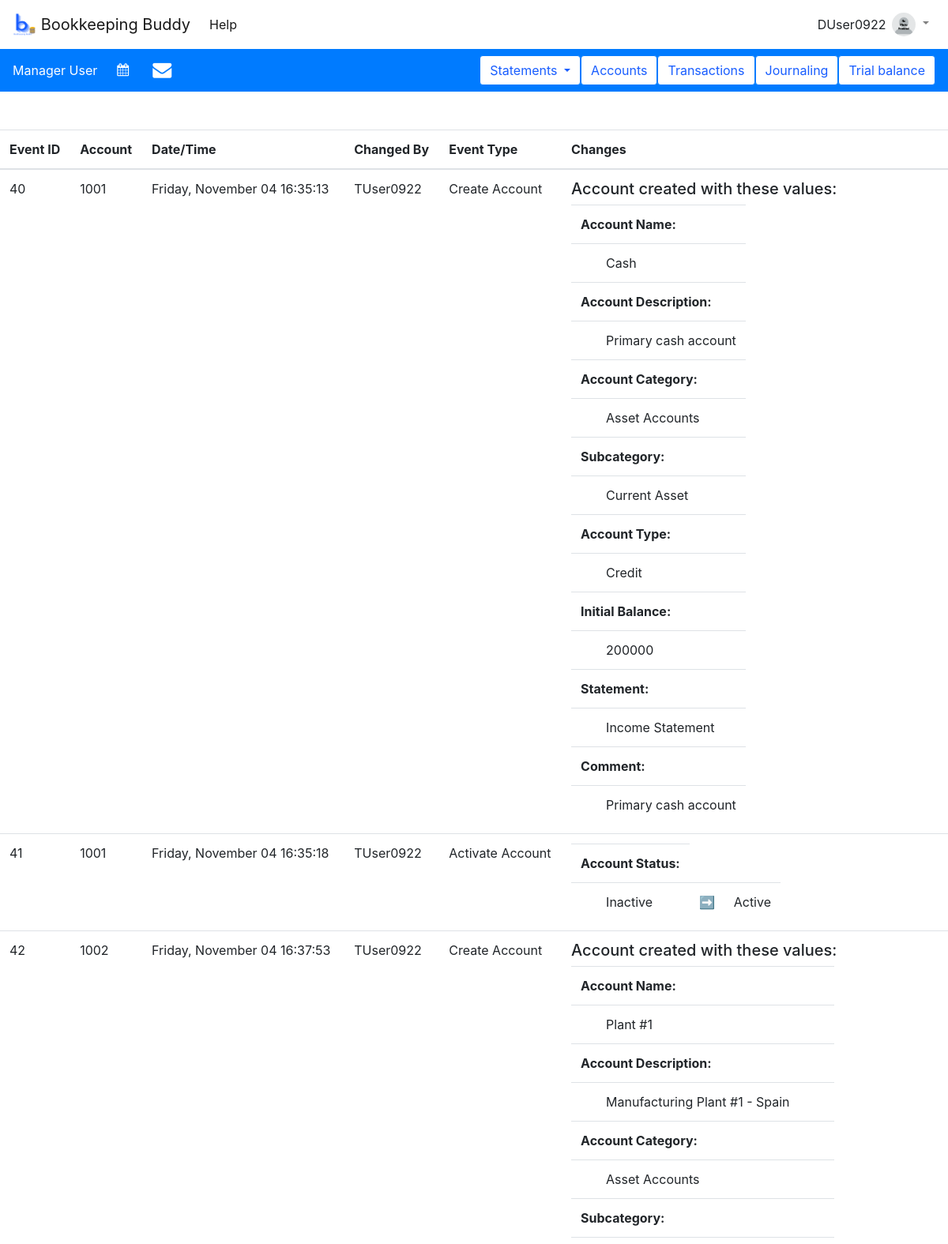
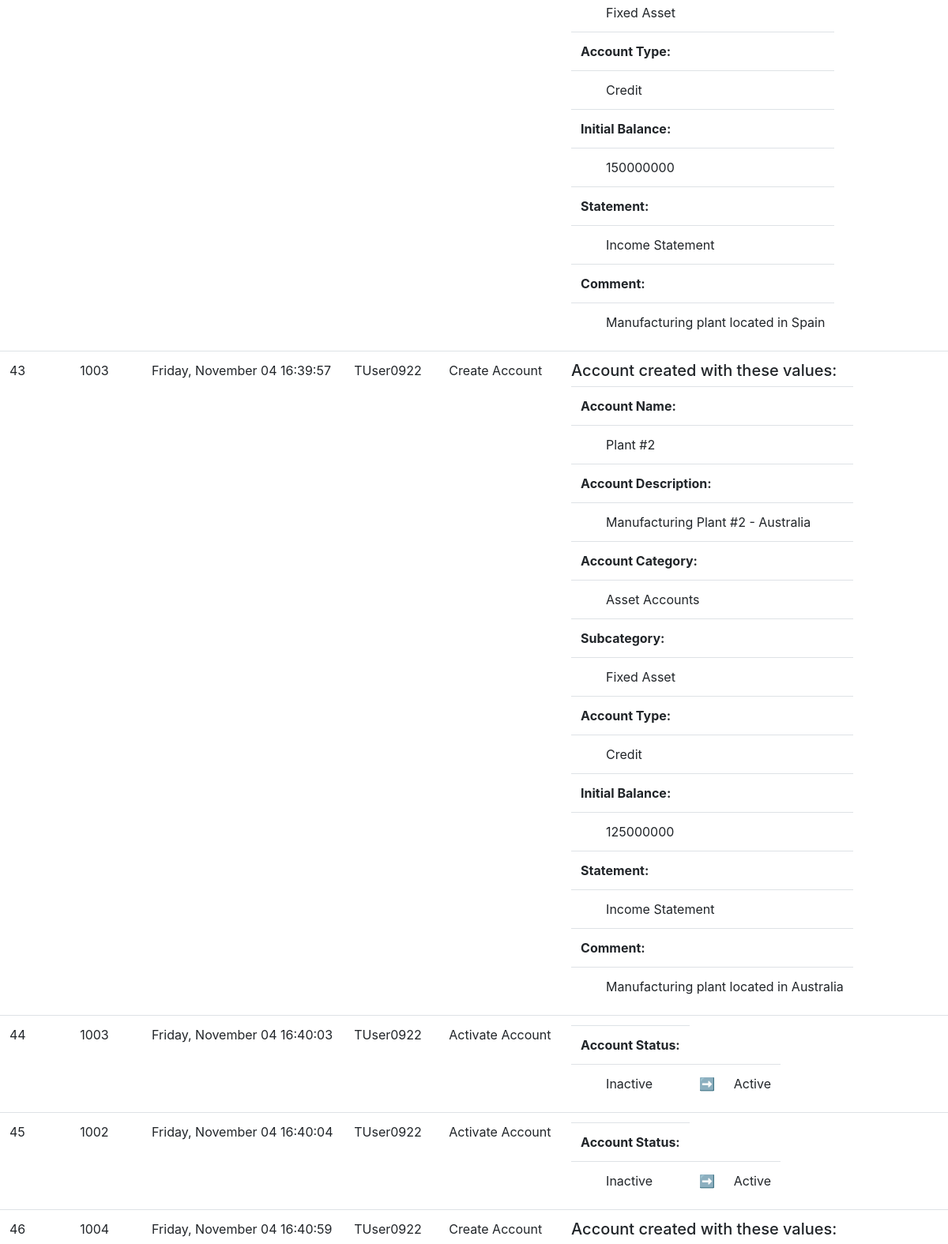
The app's page /fin_accts/view_logs (signed in, upper part) with its own data (2 pictures, top to bottom).
### tables this page shows
CREATE TABLE users (
  username TEXT PRIMARY KEY UNIQUE,
  email_address TEXT NOT NULL,
  first_name TEXT NOT NULL,
  last_name TEXT NOT NULL,
  active INTEGER NOT NULL,
  role INTEGER NOT NULL,
  picture BLOB,
  password TEXT NOT NULL,
  address TEXT NOT NULL,
  DOB TEXT NOT NULL,
  old_passwords TEXT NOT NULL,
  password_refresh_date TEXT NOT NULL,
  incorrect_login_attempts INTEGER NOT NULL,
  suspend_start_date TEXT,
  suspend_end_date TEXT,
  creation_date TEXT NOT NULL,
  first_pet TEXT NOT NULL,
  city_born TEXT NOT NULL,
  year_graduated_hs INTEGER NOT NULL
);

CREATE TABLE events (
    /* Unique identifier for each event logged */
    event_id INTEGER PRIMARY KEY AUTOINCREMENT UNIQUE,
    /* Account associated with the change */
    account INTEGER NOT NULL REFERENCES accounts(acct_num),
    /* User who made the change */
    user_id TEXT NOT NULL REFERENCES users(username),
    /* date and time when the change was committed */
    timestamp TEXT NOT NULL,
    /* JSON object of all account values before change */
    before_values TEXT,
    /* JSON object of all account values after change */
    after_values TEXT NOT NULL,
    /* Type of edit to the table (New account, deactivate, edit, etc.) */
    edit_type INTEGER NOT NULL
);

CREATE TABLE acct_categories (
    /* name of this category */
    name TEXT NOT NULL,
    /* unique identifier for this category */
    number INTEGER PRIMARY KEY UNIQUE
);

CREATE TABLE subcategories (
    /* Unique ID for this subcategory */
    id_num INTEGER PRIMARY KEY AUTOINCREMENT UNIQUE,
    /* Which category does this subcategory belong to? */
    category INTEGER REFERENCES acct_categories(number),
    /* Name of this subcategory */
    name TEXT NOT NULL
);

CREATE TABLE statements(
    /* unique identifier for this statement */
    number INTEGER PRIMARY KEY UNIQUE,
    /* name of this statement */
    name TEXT NOT NULL
);

### appl_domain/fin_accts.py (the view)
@bp.route('/view_logs/<account_num>', methods=('GET',))
@bp.route('/view_logs', methods=('GET',))
@login_required
def view_logs(account_num=None):
    db = get_db()
    if account_num is not None:
        events = db.execute(
            "SELECT * FROM events WHERE account = ?", (account_num,)
        ).fetchall()
    else:
        events = db.execute(
            "SELECT * FROM events"
        ).fetchall()
    events2 = []
    for event in events:
        temp_dict = {}
        temp_dict['event_id'] = event[0]
        temp_dict["event_id"] = event[0]
        temp_dict["account"] = event[1]
        temp_dict["user_id"] = event[2]
        temp_dict["timestamp"] = datetime.fromisoformat(event[3]).strftime("%A, %B %d %X")
        temp_dict["edit_type"] = event[6]
        if (event[4] is None) or (event[4] in ('Active', 'Inactive')):
            temp_dict['before_values'] = event[4]
        else:
            temp_dict['before_values'] = json.loads(event[4])
        if event[5] in ('Active', 'Inactive'):
            temp_dict['after_values'] = event[5]
        else:
            temp_dict['after_values'] = json.loads(event[5])
        events2.append(temp_dict)
    categories = db.execute("SELECT * FROM acct_categories").fetchall()
    cat_dict = {}
    for count, category in enumerate(categories, start=1):
        cat_dict[count] = category['name']
    subcategories = db.execute("SELECT * FROM subcategories").fetchall()
    subcat_dict = {}
    for count, subcategory in enumerate(subcategories, start=1):
        subcat_dict[count] = subcategory['name']
    statements = db.execute("SELECT * FROM statements").fetchall()
    statements_dict = {}
    for count, statement in enumerate(statements, start=1):
        statements_dict[count] = statement['name']
    return render_template('fin_accts/view_logs.html',
                           events=events2,
                           account_num=account_num,
                           categories=cat_dict,
                           subcategories=subcat_dict,
                           statements=statements_dict)

### appl_domain/auth.py (called while the page is built)
def login_required(view):
    @functools.wraps(view)
    def wrapped_view(**kwargs):
        if g.user is None:
            return redirect(url_for('auth.login'))
        return view(**kwargs)
    return wrapped_view

@bp.before_app_request
def load_logged_in_user():
    username = session.get('username')
    if username is None:
        g.user = None
    else:
        g.user = get_db().execute(
            "SELECT * FROM users WHERE username = ?", (username,)
        ).fetchone()

### appl_domain/db.py (called while the page is built)
def get_db():
    if 'db' not in g:
        g.db = sqlite3.connect(
            current_app.config['DATABASE'],
            detect_types=sqlite3.PARSE_DECLTYPES
        )
        g.db.row_factory = sqlite3.Row
    return g.db

### appl_domain/templates/fin_accts/view_logs.html (shortened to what this page needs)
{% extends 'base.html' %}
{% block content %}
    <header style="color: white; font-size: xx-large; font-weight: bold">
    </header>
    <table class="table">
        <thead>
            <th>Event ID</th>
            {% if not account_num %}
                <th>Account</th>
            {% endif %}
            <th>Date/Time</th>
            <th>Changed By</th>
            <th>Event Type</th>
            <th>Changes</th>
        </thead>
            {% for event in events %}
                <tr class="table">
                    <td>{{ event['event_id'] }}</td>
                    {% if not account_num %}
                        <td>{{ event['account'] }}</td>
                    {% endif %}
                    <td>{{ event['timestamp'] }}</td>
                    <td>{{ event['user_id'] }}</td>
                    <td>
                        {% if event['edit_type'] == 1 %}
                            Create Account
                        {% elif event['edit_type'] == 2 %}
                            Edit Account
                        {% elif event['edit_type'] == 3 %}
                            Deactivate Account
                        {% elif event['edit_type'] == 4 %}
                            Activate Account
                        {% else %}
                            Other
                        {% endif %}
                    </td>
                    <td>
                        {% if event['edit_type'] == 1 %}
                            <table>
                                <h5>Account created with these values:</h5>
                                <tr><th>Account Name:</th></tr>
                                <tr><td style="text-indent: 2em">{{ event['after_values'][0] }}</td></tr>
                                <tr><th>Account Description:</th></tr>
                                <tr><td style="text-indent: 2em">{{ event['after_values'][1] }}</td></tr>
                                <tr><th>Account Category:</th></tr>
                                <tr><td style="text-indent: 2em">{{ categories[event['after_values'][2]] }}</td></tr>
                                <tr><th>Subcategory:</th></tr>
                                <tr><td style="text-indent: 2em">{{ subcategories[event['after_values'][3]] }}</td></tr>
                                <tr><th>Account Type:</th></tr>
                                <tr><td style="text-indent: 2em">
                                    {% if event['before_values'][4] == 1 %}
                                        Debit
                                    {% else %}
                                        Credit
                                    {% endif %}
                                </td></tr>
                                <tr><th>Initial Balance:</th></tr>
                                <tr><td style="text-indent: 2em">{{ event['after_values'][5] }}</td></tr>
                                <tr><th>Statement:</th></tr>
                                <tr><td style="text-indent: 2em">{{ statements[event['after_values'][9]] }}</td></tr>
                                <tr><th>Comment:</th></tr>
                                <tr><td style="text-indent: 2em">{{ event['after_values'][10] }}</td></tr>
                            </table>
                        {% elif (event['edit_type'] == 3) or (event['edit_type'] == 4) %}
                            <table>
                                <tr><th>Account Status:</th></tr>
                                <tr><td style="text-indent: 2em">{{ event['before_values'] }}</td><td>➡</td><td>{{ event['after_values'] }}</td></tr>
                            </table>
                        {% endif %}
                    </td>
                </tr>
        {% endfor %}
    </table>
{% endblock %}

### appl_domain/templates/base.html (shortened to what this page needs)
<!DOCTYPE html>
<html lang="en" xmlns="http://www.w3.org/1999/html" xmlns="http://www.w3.org/1999/html">
  <head>
     <link rel="stylesheet" href="{{url_for('static', filename = 'index.css') }}"/>
      <link rel="stylesheet" href="{{url_for('static', filename = 'datatable.css') }}"/>
      <link rel="stylesheet" href="{{url_for('static', filename = 'dateTime.css') }}"/>
    <link rel="stylesheet" href="https://cdn.jsdelivr.net/npm/bootstrap@4.5.3/dist/css/bootstrap.min.css">
       <link rel="stylesheet" href="https://cdnjs.cloudflare.com/ajax/libs/bootstrap-datepicker/1.9.0/css/bootstrap-datepicker.min.css" />
    <link rel="stylesheet" href="https://cdnjs.cloudflare.com/ajax/libs/font-awesome/4.7.0/css/font-awesome.min.css" />
          <link rel = "stylesheet" href = "https://cdn.datatables.net/fixedheader/3.2.3/css/fixedHeader.dataTables.min.css">
  </head>
<body>
<nav class="navbar sticky-top navbar-expand-lg navbar-light bg-white" style="position: relative; z-index: 999; overflow: visible">
    <a class="navbar-brand" href = {{ url_for('mainpage') }} > <img src="{{ url_for('static', filename='logo_cropped.png') }}" width="30" height="30" class="d-inline-block align-top" alt="Site logo">
        Bookkeeping Buddy
    </a>
    {%  if g.user %}
        <div class="collapse navbar-collapse" id="navbarSupportedContent">
            <ul class="navbar-nav mr-auto">
                <li class="nav-item active">
                    <a class="nav-link" href="{{ url_for('auth.help') }}">Help</a>
                </li>
            </ul>
            <div id="username" >{{ g.user['username'] }}</div>
            <ul class="navbar-nav mr-right">
                <li class="nav-item dropdown" style="position: relative; z-index: 999; overflow: visible">
                    {% if g.user['picture'] %}
                        <a class="nav-link dropdown-toggle" href="#" id="navbarDropdown" role="button" data-toggle="dropdown" aria-haspopup="true" aria-expanded="false">
                            <img class = "rounded-circle" width="30" height="30" alt="User's profile picture"/>
                        </a>
                        <div class="dropdown-menu dropdown-menu-right" aria-labelledby="navbarDropdown">
                            <a class="dropdown-item" href="{{ url_for('auth.my_account') }}">My Account</a>
                            <a class="dropdown-item" href="{{ url_for('auth.manage_users')}}" >Manage Users</a>
                            <div class="dropdown-divider"></div>
                            <a class="dropdown-item" href="{{ url_for('auth.logout') }}">Log Out</a>
                        </div>
                    {% else %}
                        <a class="nav-link dropdown-toggle" href="#" id="navbarDropdown" role="button" data-toggle="dropdown" aria-haspopup="true" aria-expanded="false">
                            <img src="{{ url_for('static', filename='no_photo.png') }}" class = "rounded-circle" width="30" height="30" alt="Placeholder profile picture"/>
                        </a>
                    {% endif %}
                </li>
            </ul>
        </div>
    {% endif %}
</nav>
{%  if g.user %}
    <nav class="navbar navbar-expand-lg navbar-light bg-primary">
        <div id="fullname" style="text-align: left; margin-right: 5vh; color: white">{{ g.user['first_name'] }} {{ g.user['last_name'] }}</div>
  <div class="collapse navbar-collapse" id="navbarSupportedContent1">
    <ul class="navbar-nav mr-auto">
      <li class="nav-item active">
          <form  class="form-inline">
        <div class = "row form-group">
               <div>
                   <i id = "datepicker" class = "fa fa-calendar" style="color: white"></i>
               </div>
                        </div>
      </li>
        <li class="nav-item active">
                        <div >
                            <a href={{ url_for('fin_accts.email') }}><i class="fa fa-envelope" style="font-size:24px; color:white; padding-left:30px"></i></a>
                        </div>
        </li>
    </ul>
    <form class="form-inline my-2 my-lg-0">
       <div class="dropdown">
              <button  data-placement="top" title="Create and view financial account statements" class="btn btn-primary dropdown-toggle" type="button" data-toggle="dropdown" style="background-color: white; color: #185DFF">Statements
              </button>
            </div>
 <button type="button" class="btn btn-outline-primary" data-toggle="tooltip" data-placement="top" title="View chart of accounts or create a new account" style = "background-color: white; color: #185DFF"  onclick="window.location.href='{{ url_for('fin_accts.view_accounts')}}'">Accounts</button>
        <button type="button" class="btn btn-outline-primary" data-toggle="tooltip" data-placement="top" title="View transactions or create a new transaction" style = "background-color: white; color: #185DFF" >Transactions</button>
        <button type="button" class="btn btn-outline-primary" style = "background-color: white; color: #185DFF" data-toggle="tooltip" data-placement="top" title="Create and view journal entries" onclick="window.location.href='{{ url_for('journaling.journal') }}'">Journaling</button>
        <button type="button" class="btn btn-outline-primary" style = "background-color: white; color: #185DFF" data-toggle="tooltip" data-placement="top" title="Create a trial balance">Trial balance</button>
    </form>
  </div>
</nav>
{% endif %}
</body>
<section class="content">
    {% block content %}{% endblock %}
</section>
</html>

### appl_domain/static/index.css (style rules this page uses)
body { background-image: url("backgroundbb.jpg"); background-repeat: no-repeat; background-attachment: fixed; background-size: cover; background-color: #CFCFCF; height: 500px; background-position: center center; position: relative; }
.table { background-color: white; }

### appl_domain/templates/base.html (style rules this page uses)
* { margin: 0; padding: 0; }

### records on screen
users: user.username "DUser0922", user.first_name "Manager", user.last_name "User"
events: event_id "40", account "1001", timestamp "Friday, November 04 16:35:13", user_id "TUser0922", edit_type "Create Account", event "Cash", event "Primary cash account", shows "Credit", event "200000"
acct_categories: name "Asset Accounts"
subcategories: name "Current Asset"
statements: name "Income Statement"
events: event_id "41", account "1001", timestamp "Friday, November 04 16:35:18", user_id "TUser0922", edit_type "Activate Account", before_values "Inactive", after_values "Active"
events: event_id "42", account "1002", timestamp "Friday, November 04 16:37:53", user_id "TUser0922", edit_type "Create Account", event "Plant #1", event "Manufacturing Plant #1 - Spain", shows "Credit", event "150000000", event "Manufacturing plant located in Spain"
subcategories: name "Fixed Asset"
events: event_id "43", account "1003", timestamp "Friday, November 04 16:39:57", user_id "TUser0922", edit_type "Create Account", event "Plant #2", event "Manufacturing Plant #2 - Australia", shows "Credit", event "125000000", event "Manufacturing plant located in Australia"
events: event_id "44", account "1003", timestamp "Friday, November 04 16:40:03", user_id "TUser0922", edit_type "Activate Account", before_values "Inactive", after_values "Active"
events: event_id "45", account "1002", timestamp "Friday, November 04 16:40:04", user_id "TUser0922", edit_type "Activate Account", before_values "Inactive", after_values "Active"
events: event_id "46", account "1004", timestamp "Friday, November 04 16:40:59", user_id "TUser0922", edit_type "Create Account"
